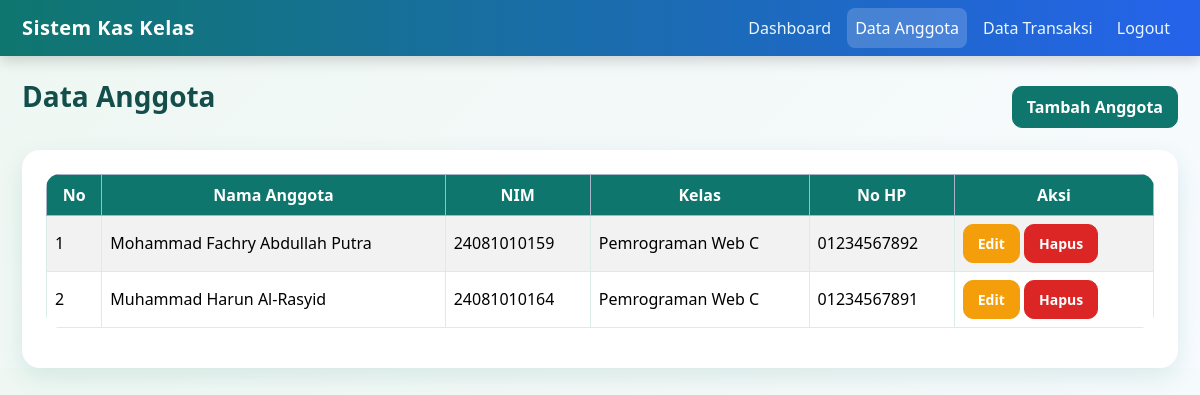
The page /pages/anggota.php (signed in) on the database its author committed.
### tables this page shows
CREATE TABLE `anggota` (
  `id_anggota` int(11) NOT NULL,
  `nama_anggota` varchar(100) NOT NULL,
  `nim` varchar(30) NOT NULL,
  `kelas` varchar(50) NOT NULL,
  `no_hp` varchar(20) NOT NULL
);

### pages/anggota.php (the view, shortened to what this page needs)
<?php
include '../config/database.php';
$query = mysqli_query($conn, "SELECT * FROM anggota ORDER BY id_anggota DESC");
?>
<!DOCTYPE html>
<html lang="id">
<head>
    <link href="https://cdn.jsdelivr.net/npm/bootstrap@5.3.3/dist/css/bootstrap.min.css" rel="stylesheet">
    <link rel="stylesheet" href="../assets/css/style.css">
</head>
<body class="bg-light">
<nav class="navbar navbar-expand-lg navbar-dark bg-primary">
    <div class="container">
        <a class="navbar-brand" href="dashboard.php">Sistem Kas Kelas</a>
        <div class="navbar-nav ms-auto">
            <a class="nav-link" href="dashboard.php">Dashboard</a>
            <a class="nav-link active" href="anggota.php">Data Anggota</a>
            <a class="nav-link" href="transaksi.php">Data Transaksi</a>
            <a class="nav-link" href="../auth/logout.php">Logout</a>
        </div>
    </div>
</nav>
<div class="container mt-4">
    <div class="d-flex justify-content-between align-items-center mb-3">
        <h3>Data Anggota</h3>
        <?php if ($_SESSION['role'] == 'admin') { ?>
            <a href="tambah_anggota.php" class="btn btn-primary">Tambah Anggota</a>
        <?php } ?>
    </div>
    <div class="card shadow-sm">
        <div class="card-body">
            <table class="table table-bordered table-striped">
                <thead class="table-primary">
                    <tr>
                        <th width="5%">No</th>
                        <th>Nama Anggota</th>
                        <th>NIM</th>
                        <th>Kelas</th>
                        <th>No HP</th>
                        <?php if ($_SESSION['role'] == 'admin') { ?>
                            <th width="18%">Aksi</th>
                        <?php } ?>
                    </tr>
                </thead>
                <tbody>
                    <?php
                    $no = 1;
                    if (mysqli_num_rows($query) > 0) {
                        while ($data = mysqli_fetch_assoc($query)) {
                    ?>
                            <tr>
                                <td><?php echo $no++; ?></td>
                                <td><?php echo htmlspecialchars($data['nama_anggota']); ?></td>
                                <td><?php echo htmlspecialchars($data['nim']); ?></td>
                                <td><?php echo htmlspecialchars($data['kelas']); ?></td>
                                <td><?php echo htmlspecialchars($data['no_hp']); ?></td>
                                <?php if ($_SESSION['role'] == 'admin') { ?>
                                    <td>
                                        <a href="edit_anggota.php?id=<?php echo $data['id_anggota']; ?>" class="btn btn-warning btn-sm">Edit</a>
                                        <a href="hapus_anggota.php?id=<?php echo $data['id_anggota']; ?>"
                                           class="btn btn-danger btn-sm"
                                           onclick="return confirm('Yakin ingin menghapus anggota ini?')">
                                           Hapus
                                        </a>
                                    </td>
                                <?php } ?>
                            </tr>
                    <?php
                        }
                    } ?>
                </tbody>
            </table>
        </div>
    </div>
</div>
</body>
</html>

### assets/css/style.css (style rules this page uses)
body { font-family: "Segoe UI", Arial, sans-serif; background: linear-gradient(135deg, #eef7f2 0%, #f8fbff 100%); color: #263238; }
.navbar { background: linear-gradient(90deg, #0f766e, #2563eb) !important; box-shadow: 0 4px 14px rgba(0, 0, 0, 0.18); }
.navbar-brand { font-weight: 700; letter-spacing: 0.4px; }
.navbar .nav-link { color: #eaf7ff !important; font-weight: 500; margin-left: 8px; border-radius: 8px; padding: 8px 12px; }
.navbar .nav-link:hover, .navbar .nav-link.active { background-color: rgba(255, 255, 255, 0.18); color: #ffffff !important; }
.container { max-width: 1180px; }
h3 { font-weight: 700; color: #134e4a; margin-bottom: 20px; }
.card { border: none; border-radius: 18px; background-color: #ffffff; }
.card.shadow, .card.shadow-sm { box-shadow: 0 8px 24px rgba(15, 118, 110, 0.12) !important; }
.card-body { padding: 24px; }
.table { border-radius: 14px; overflow: hidden; background-color: white; }
.table th { background-color: #0f766e !important; color: white; text-align: center; vertical-align: middle; font-weight: 600; }
.table td { vertical-align: middle; }
.table-striped tbody tr:nth-of-type(odd) { background-color: #f0fdfa; }
.table-bordered { border-color: #d9ece8; }
.btn { border-radius: 10px; font-weight: 600; padding: 8px 14px; }
.btn-primary { background-color: #0f766e; border-color: #0f766e; }
.btn-warning { background-color: #f59e0b; border-color: #f59e0b; color: white; }
.btn-danger { background-color: #dc2626; border-color: #dc2626; }

### rows shown on the page
anggota: nama_anggota "Mohammad Fachry Abdullah Putra", nim "24081010159", kelas "Pemrograman Web C", no_hp "01234567892"
anggota: nama_anggota "Muhammad Harun Al-Rasyid", nim "24081010164", kelas "Pemrograman Web C", no_hp "01234567891"
